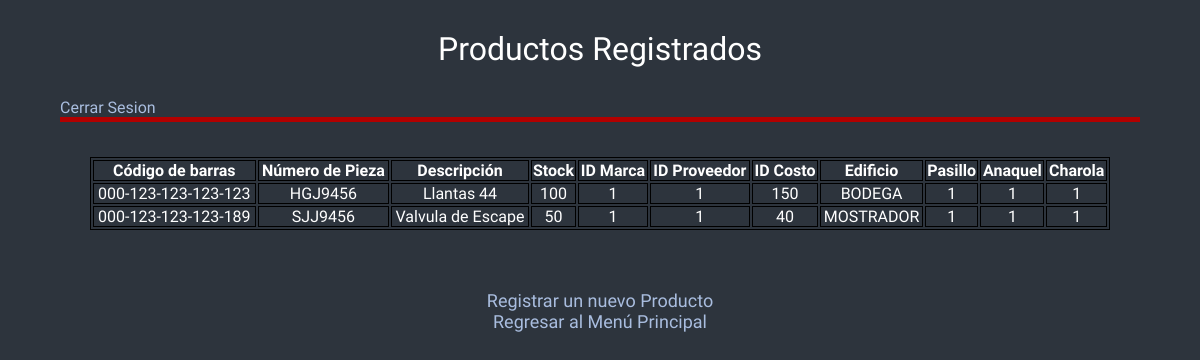
/mostrar_productos.php (signed in), run on an earlier commit of the app's database.
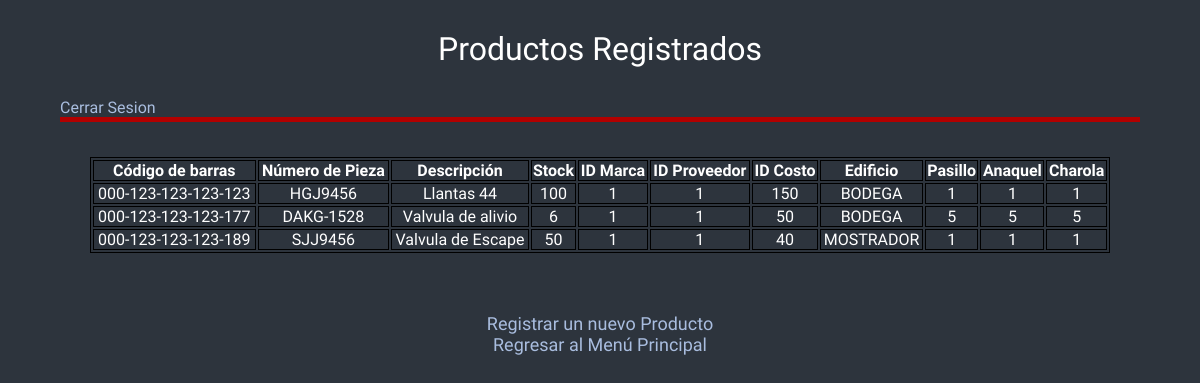
And on a later commit of the database.
### tables this page shows
CREATE TABLE `productos` (
  `codigo_barras` varchar(20) NOT NULL,
  `numero_pieza` varchar(15) NOT NULL,
  `descripcion` text NOT NULL,
  `stock` int(11) NOT NULL,
  `id_marca` int(11) NOT NULL,
  `id_proveedor` int(11) NOT NULL,
  `costo` float NOT NULL,
  `ubicacion_edificio` enum('BODEGA','MOSTRADOR') NOT NULL,
  `ubicacion_pasillo` smallint(6) NOT NULL,
  `ubicacion_anaquel` smallint(6) NOT NULL,
  `ubicacion_charola` smallint(6) NOT NULL,
  PRIMARY KEY (`codigo_barras`),
  KEY `fk_marca` (`id_marca`),
  KEY `fk_proveedor` (`id_proveedor`),
  CONSTRAINT `fk_marca` FOREIGN KEY (`id_marca`) REFERENCES `marcas` (`id_marca`) ON DELETE CASCADE ON UPDATE CASCADE,
  CONSTRAINT `fk_proveedor` FOREIGN KEY (`id_proveedor`) REFERENCES `proveedores` (`id_proveedor`) ON DELETE CASCADE ON UPDATE CASCADE
);

### views/mostrar_productos.view.php (the view, shortened to what this page needs)
<!DOCTYPE html>
<html lang ="en">
<head>
	<link rel="stylesheet" href="https://maxcdn.bootstrapcdn.com/font-awesome/4.5.0/css/font-awesome.min.css">
	<link rel="stylesheet" type="text/css" href="css/estilos.css?ts=<?=time()?>"media="screen">
</head>
<body>
	<div class="contenedor">
		<h1 class="titulo">Productos Registrados</h1>
		<a class="cerrar" href="cerrar.php">Cerrar Sesion</a>
		<hr class="border">
		<div class="formulario">
			<table class="center">
			  <tr>
			    <th>Código de barras</th>
			    <th>Número de Pieza</th>
			    <th>Descripción</th>
			    <th>Stock</th>
			    <th>ID Marca</th>
          <th>ID Proveedor</th>
          <th>ID Costo</th>
          <th>Edificio</th>
          <th>Pasillo</th>
          <th>Anaquel</th>
          <th>Charola</th>
			  </tr>
			  <?php foreach ($productos as $producto) : ?>
					<tr>
					    <td><?php echo $producto['codigo_barras']?></td>
					    <td><?php echo $producto['numero_pieza']?></td>
					    <td><?php echo $producto['descripcion']?></td>
					    <td><?php echo $producto['stock']?></td>
					    <td><?php echo $producto['id_marca']?></td>
              <td><?php echo $producto['id_proveedor']?></td>
              <td><?php echo $producto['costo']?></td>
              <td><?php echo $producto['ubicacion_edificio']?></td>
              <td><?php echo $producto['ubicacion_pasillo']?></td>
              <td><?php echo $producto['ubicacion_anaquel']?></td>
              <td><?php echo $producto['ubicacion_charola']?></td>
					 </tr>
				<?php endforeach ?>
			</table>
		</div>
			<p class="texto-registrate">
				<a href="nuevo_producto.php"> Registrar un nuevo Producto </a>
			</p>
			<p class="texto-registrate">
				<a href="menu.php"> Regresar al Menú Principal </a>
			</p>
	</div>
</body>
</html>

### mostrar_productos.php
<?php session_start();
if (isset($_SESSION['usuario'])) {
	try{
		$conexion = new PDO('mysql:host=localhost;dbname=refaccionaria','root','');
	}catch(PDOException $e){
	echo "ERROR: " . $e->getMessage();
	die();
	}
	$productos = $conexion->prepare("SELECT * FROM productos");
	$productos->execute();
	$productos = $productos->fetchAll();
	require 'views/mostrar_productos.view.php';
}else{
	header('Location: login.php');
}
?>

### css/estilos.css (style rules this page uses)
* { margin: 0; padding: 0; -webkit-box-sizing: border-box; -moz-box-sizing: border-box; box-sizing: border-box; }
body { font-size: 16px; font-family: 'Raleway', sans-serif; background: #2d343d; color:#fff; }
a { text-decoration: none; color:#B8711B; }
.contenedor { max-width: 1100px; width: 90%; margin: auto; }
.titulo { font-weight: 500; color: #FFFFFF; text-align: center; margin: 30px 0 30px 0; }
.border { border:none; margin-bottom: 5px; border-top:10px solid #b20000; background: none; color:none; border-width: 5px; }
.formulario { background: #2d343d; padding: 30px; margin-bottom: 30px; }
.texto-registrate { text-align: center; }
.texto-registrate a { display: block; font-size: 18px; color: #a9bddf; }
table, th, td { border: 1px solid black; text-align: center; }
table.center { margin-left:auto; margin-right:auto; width: 100%; }
.cerrar { color: #a9bddf; }

What changed in the data, as far as the page shows it:
added productos: codigo_barras "000-123-123-123-177", numero_pieza "DAKG-1528", descripcion "Valvula de alivio", stock "6", id_marca "1", id_proveedor "1", costo "50", ubicacion_edificio "BODEGA", ubicacion_pasillo "5", ubicacion_anaquel "5", ubicacion_charola "5"
